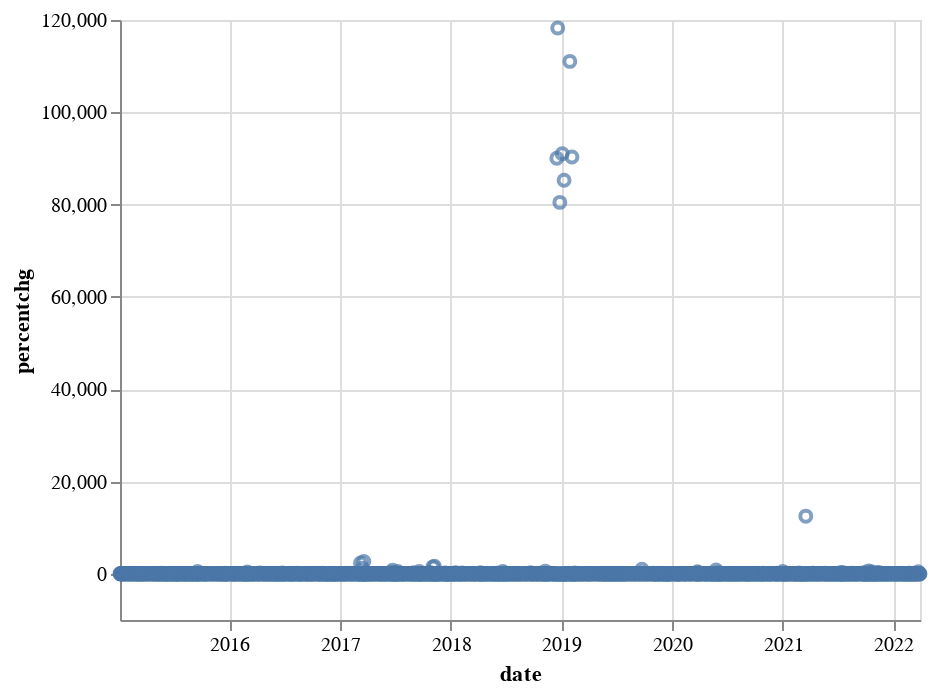

The notebook cell this image was saved under:
### Code cell
alt.Chart(altdata_volpercentchg).mark_point().encode(
    x='date',
    y='percentchg'
)

### Figure 1 — Vega-Lite specification as saved in the notebook (floating-point values rounded to 4 significant figures; data arrays with more than 128 entries replaced by an {"elided": "..."} marker saying what was removed)
{"config": {"view": {"continuousWidth": 400, "continuousHeight": 300}}, "data": {"name": "data-6e6aea8ae3b122a31031a306ab3f7a60"}, "mark": "point", "encoding": {"x": {"type": "temporal", "field": "date"}, "y": {"type": "quantitative", "field": "percentchg"}}, "$schema": "https://vega.github.io/schema/vega-lite/v4.8.1.json", "datasets": {"data-6e6aea8ae3b122a31031a306ab3f7a60": {"elided": "1780 records"}}}
